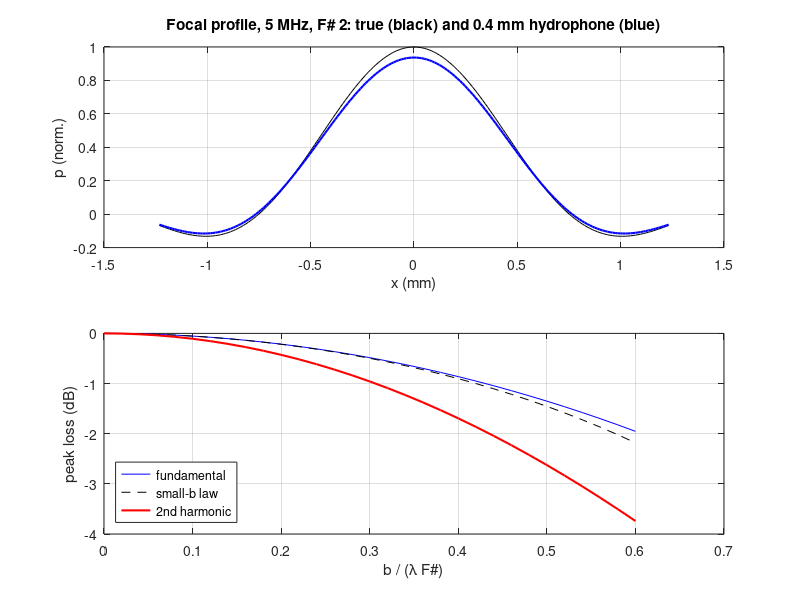
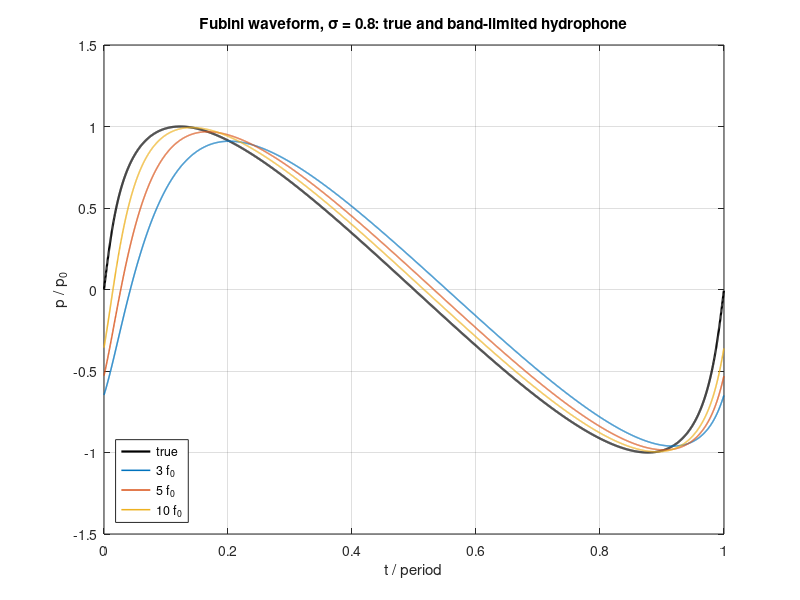

Write the MATLAB code that produced these figures, in order.
%% m21_hydrophone_averaging.m
% Hydrophone spatial averaging at a focus and band-limited measurement of a steepened wave.
% What it shows
%   1) a hydrophone of radius b reads the disc average of p(r) = jinc(r/(lambda F#));
%      loss ~ (pi b / lambda F#)^2 / 16 for small b; harmonics (~p^2) suffer more
%   2) a worked case (5 MHz, F# 2, 0.4 mm) and the same hydrophone at 15 MHz
%   3) a plane Fubini waveform (sigma = 0.8) read through a first-order hydrophone roll-off
% What to change: frequency, F#, diameter, sigma, roll-off frequencies.
% Expected output: -0.215 dB at b/lambdaF# = 0.2, -1.35 dB at 0.5; 0.4 mm at 5 MHz F#2: -0.57 dB;
%   at 15 MHz about -5.2 dB; 3f0 roll-off: p+ about 9 % low, p- about 4 % low.
% Units: mm, MHz.  Base MATLAB / Octave (besselj is part of base MATLAB).

clear; close all; rng(1);
c = 1.54;
jinc = @(x) (abs(x) < 1e-9) + (abs(x) >= 1e-9) .* 2 .* besselj(1, pi*x) ./ (pi*x + (abs(x) < 1e-9));
nr = 40; nt = 64;                                % polar quadrature over the disc
rq = sqrt(((1:nr) - 0.5)/nr); tq = ((1:nt) - 0.5)*2*pi/nt;
[RQ, TQ] = meshgrid(rq, tq);
diskAvg = @(prof, x0, bb) mean(mean(prof(sqrt((x0 + bb*RQ.*cos(TQ)).^2 + (bb*RQ.*sin(TQ)).^2))));

%% 1) loss table versus normalized radius
fprintf('b/(lambda F#)   exact (dB)   small-b law (dB)   2nd harmonic (dB)\n');
bs = [0.05 0.1 0.2 0.3 0.4 0.5];
for bb = bs
    e1 = 20*log10(diskAvg(jinc, 0, bb));
    ap = 20*log10(1 - (pi*bb)^2/16);
    e2 = 20*log10(diskAvg(@(r) jinc(r).^2, 0, bb));
    fprintf('   %4.2f          %7.3f        %7.3f            %7.3f\n', bb, e1, ap, e2);
end

%% 2) worked cases
cases = [5 2 0.4; 15 2 0.4; 7.5 1.5 0.2; 10 2 0.2];
fprintf('\nf (MHz)  F#   d (mm)  lambdaF# (mm)  b/lambdaF#  loss (dB)  pressure  intensity\n');
for k = 1:size(cases, 1)
    f = cases(k,1); Fn = cases(k,2); d = cases(k,3); lF = c/f*Fn; bb = d/2/lF;
    m = diskAvg(jinc, 0, bb);
    fprintf('%5.1f   %4.1f  %5.2f     %6.3f        %5.3f     %6.2f    %5.1f %%   %5.1f %%\n', f, Fn, d, lF, bb, 20*log10(m), 100*(1-m), 100*(1-m^2));
end

% measured profile for the first case
f = 5; Fn = 2; d = 0.4; lF = c/f*Fn; bb = d/2/lF;
u = linspace(-2, 2, 201); tr = jinc(abs(u)); ms = zeros(size(u));
for i = 1:numel(u), ms(i) = diskAvg(jinc, u(i), bb); end
ml = 101:(100 + find(tr(101:end) < 0, 1));                                % main lobe (positive half)
hw = @(p) 2*interp1(p(ml) - p(101)/2, u(ml), 0);                         % -6 dB full width
fprintf('\n-6 dB width true %.3f mm, measured %.3f mm (1.41 lambda F# = %.3f mm)\n', hw(tr)*lF, hw(ms)*lF, 1.4102*lF);
figure(1); clf;
subplot(2,1,1); plot(u*lF, tr, 'k', u*lF, ms, 'b', 'LineWidth', 1.5); grid on;
xlabel('x (mm)'); ylabel('p (norm.)'); title('Focal profile, 5 MHz, F# 2: true (black) and 0.4 mm hydrophone (blue)');
bb2 = linspace(0, 0.6, 31); L1 = zeros(size(bb2)); L2 = L1;
for i = 1:numel(bb2), L1(i) = 20*log10(diskAvg(jinc, 0, bb2(i))); L2(i) = 20*log10(diskAvg(@(r) jinc(r).^2, 0, bb2(i))); end
subplot(2,1,2); plot(bb2, L1, 'b', bb2, 20*log10(1 - (pi*bb2).^2/16), 'k--', bb2, L2, 'r', 'LineWidth', 1.5); grid on;
xlabel('b / (\lambda F#)'); ylabel('peak loss (dB)'); legend('fundamental', 'small-b law', '2nd harmonic', 'Location', 'southwest');

%% 3) band-limited measurement of a Fubini waveform
sig = 0.8; NH = 60; tt = (0:4095)/4096;                                  % one period
Bn = zeros(1, NH); for n = 1:NH, Bn(n) = 2*besselj(n, n*sig)/(n*sig); end
pt = Bn * sin(2*pi*(1:NH)'*tt);
fprintf('\nFubini sigma = %.2f: B2/B1 = %.3f (%.1f dB)\n', sig, Bn(2)/Bn(1), 20*log10(Bn(2)/Bn(1)));
figure(2); clf; plot(tt, pt, 'k', 'LineWidth', 1.6); hold on;
for fcut = [3 5 10]
    nn = (1:NH)'; mag = 1./sqrt(1 + (nn/fcut).^2); ph = -atan(nn/fcut);
    pm = (Bn' .* mag)' * sin(2*pi*nn*tt + repmat(ph, 1, numel(tt)));
    fprintf('roll-off %2d f0: p+ %5.1f %% low, p- %5.1f %% low\n', fcut, 100*(1 - max(pm)/max(pt)), 100*(1 - min(pm)/min(pt)));
    plot(tt, pm, 'LineWidth', 1.1);
end
xlabel('t / period'); ylabel('p / p_0'); grid on; title('Fubini waveform, \sigma = 0.8: true and band-limited hydrophone');
legend('true', '3 f_0', '5 f_0', '10 f_0', 'Location', 'southwest');
